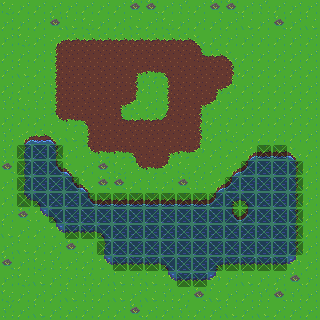

Tiled map render using the project's own tile images. Description and the map definition, with tile-layer contents summarised, below:
An orthogonal 20x20 tile map with 16x16 px tiles, 2 tile layers (Tile Layer 1, Collision).

<map version="1.0" orientation="orthogonal" width="20" height="20" tilewidth="16" tileheight="16">
 <tileset firstgid="1" name="Normal" tilewidth="16" tileheight="16">
  <image source="../tileset.png" width="320" height="320" />
  <terraintypes>
   <terrain name="Dirt" tile="4" />
   <terrain name="Grass" tile="42" />
   <terrain name="Water" tile="5" />
  </terraintypes>
  <tile id="0" terrain="0,0,0,0" />
  <tile id="1" terrain="0,0,0,1" />
  <tile id="2" terrain="0,0,1,1" />
  <tile id="3" terrain="0,0,1,0" />
  <tile id="4" terrain="0,0,0,0" />
  <tile id="5" terrain="2,2,2,2" />
  <tile id="6" terrain="2,2,2,1" />
  <tile id="7" terrain="2,2,1,1" />
  <tile id="8" terrain="2,2,1,2" />
  <tile id="9" terrain="2,2,2,2" />
  <tile id="20" terrain="0,0,0,1" />
  <tile id="21" terrain="0,1,1,1" />
  <tile id="22" terrain="1,1,1,1" />
  <tile id="23" terrain="1,0,1,1" />
  <tile id="24" terrain="0,0,1,0" />
  <tile id="25" terrain="2,2,2,1" />
  <tile id="26" terrain="2,1,1,1" />
  <tile id="27" terrain="1,1,1,1" />
  <tile id="28" terrain="1,2,1,1" />
  <tile id="29" terrain="2,2,1,2" />
  <tile id="40" terrain="0,1,0,1" />
  <tile id="41" terrain="1,1,1,1" />
  <tile id="42" terrain="1,1,1,1" />
  <tile id="43" terrain="1,1,1,1" />
  <tile id="44" terrain="1,0,1,0" />
  <tile id="45" terrain="2,1,2,1" />
  <tile id="46" terrain="1,1,1,1" />
  <tile id="47" terrain="1,1,1,1" />
  <tile id="48" terrain="1,1,1,1" />
  <tile id="49" terrain="1,2,1,2" />
  <tile id="60" terrain="0,1,0,0" />
  <tile id="61" terrain="1,1,0,1" />
  <tile id="62" terrain="1,1,1,1" />
  <tile id="63" terrain="1,1,1,0" />
  <tile id="64" terrain="1,0,0,0" />
  <tile id="65" terrain="2,1,2,2" />
  <tile id="66" terrain="1,1,2,1" />
  <tile id="67" terrain="1,1,1,1" />
  <tile id="68" terrain="1,1,1,2" />
  <tile id="69" terrain="1,2,2,2" />
  <tile id="80" terrain="0,0,0,0" />
  <tile id="81" terrain="0,1,0,0" />
  <tile id="82" terrain="1,1,0,0" />
  <tile id="83" terrain="1,0,0,0" />
  <tile id="84" terrain="0,0,0,0" />
  <tile id="85" terrain="2,2,2,2" />
  <tile id="86" terrain="2,1,2,2" />
  <tile id="87" terrain="1,1,2,2" />
  <tile id="88" terrain="1,2,2,2" />
  <tile id="89" terrain="2,2,2,2" />
 </tileset>
 <layer name="Tile Layer 1" width="20" height="20">
  <data>[400 cells, 400 non-empty, 46 distinct tile ids]</data>
 </layer>
 <layer name="Collision" width="20" height="20" opacity="0.36">
  <data>[400 cells, 96 non-empty, 1 distinct tile ids]</data>
 </layer>
</map>